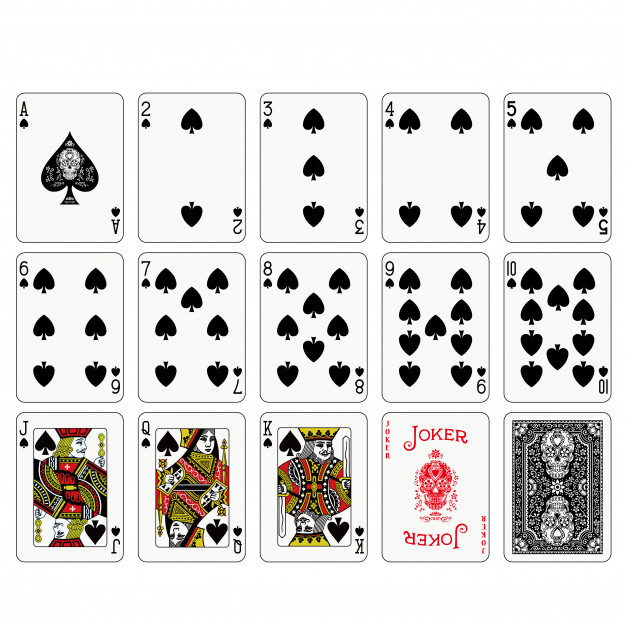
#> input picture Práctica_OpenCV/cartas.jpg, 626 x 626 px
$ python edgeDetectionWitchCanny.py
#> lines starting #> are read from the running program, lines starting #| are printed output that depends on the picture; after the words box and inside, x2 and y2 are one past the last pixel; in counts of white or black regions, pixels touching at a corner belong together
import cv2

image = cv2.imread('cartas.jpg')
#> image is the input picture: shape (626, 626, 3); mean B, G, R 215.9, 218.4, 220.7
gray = cv2.cvtColor(image, cv2.COLOR_BGR2GRAY)
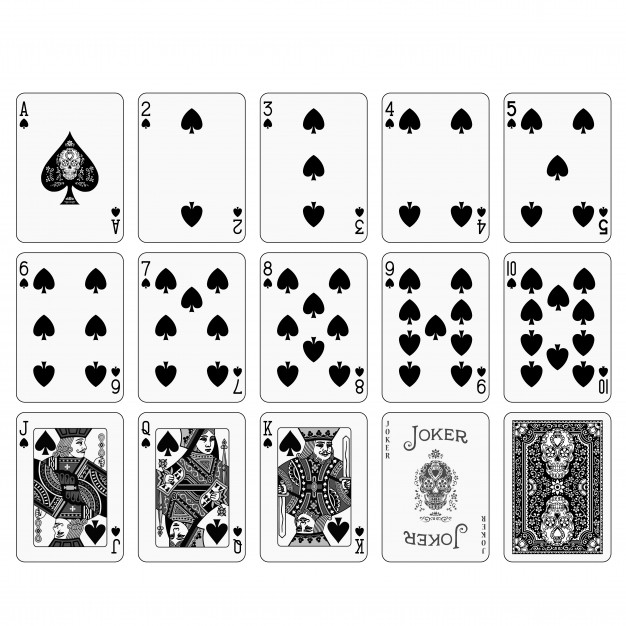
#> gray: shape (626, 626); min 0, max 255, mean 218.9
edges = cv2.Canny(gray, 100, 200)
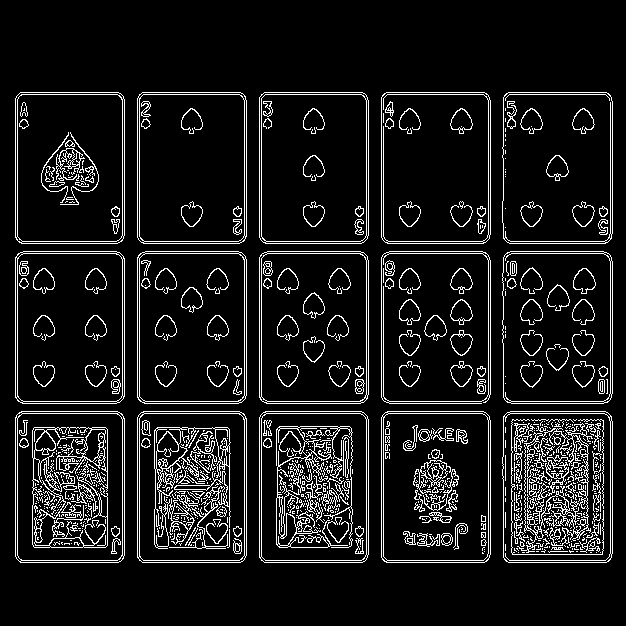
#> edges: shape (626, 626); 9.8% white in thin lines or dots, all inside (x1, y1, x2, y2) = (15, 92, 613, 563)

(contours, _) = cv2.findContours(edges, cv2.RETR_EXTERNAL, cv2.CHAIN_APPROX_SIMPLE)
#> contours = 15 contours; largest, box (x1, y1, x2, y2) and area: (502, 251, 613, 404) 16509, (137, 251, 247, 404) 16490, (15, 251, 125, 404) 16490, (259, 251, 369, 404) 16488, (502, 92, 613, 244) 16421
cv2.drawContours(image, contours, -1, (0, 0, 255), 2)
print(f'EDGES THAT I FOUND: {len(contours)}')
#| EDGES THAT I FOUND: 15
text = f'EDGES THAT I FOUND: {len(contours)}'
#> text = 'EDGES THAT I FOUND: 15'

cv2.putText(image, text, (10, 20), cv2.FONT_HERSHEY_SIMPLEX, 0.7, (0, 0, 255), 2)
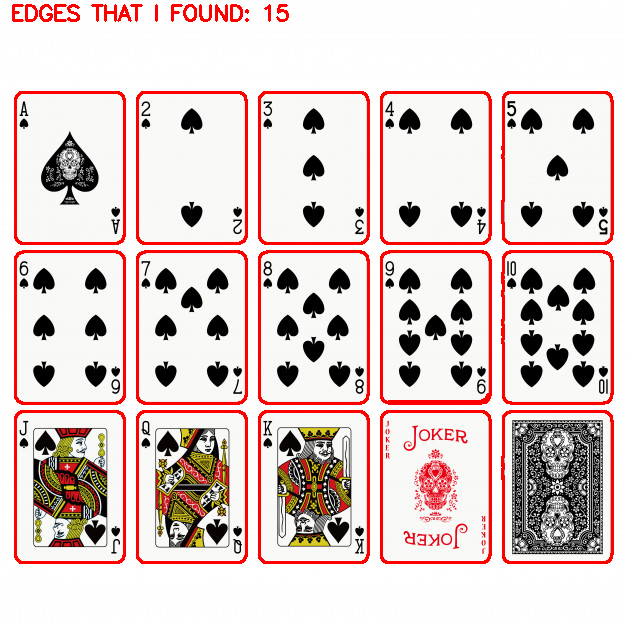
#> image: shape (626, 626, 3); mean B, G, R 202.4, 204.9, 223.6

cv2.imshow('EDGES', edges)
cv2.imshow('IMAGE', image)
cv2.waitKey(0)
cv2.destroyAllWindows()
